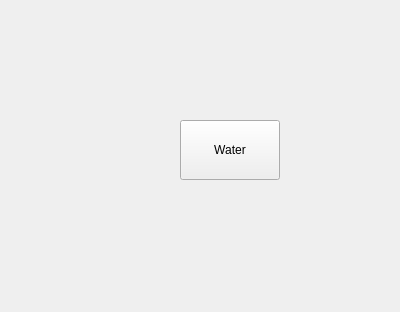
<?xml version="1.0" encoding="UTF-8"?>
<ui version="4.0">
 <class>Form</class>
 <widget class="QWidget" name="Form">
  <property name="geometry">
   <rect>
    <x>0</x>
    <y>0</y>
    <width>400</width>
    <height>312</height>
   </rect>
  </property>
  <property name="windowTitle">
   <string>Form</string>
  </property>
  <widget class="QPushButton" name="water_button">
   <property name="geometry">
    <rect>
     <x>180</x>
     <y>120</y>
     <width>100</width>
     <height>60</height>
    </rect>
   </property>
   <property name="text">
    <string>Water</string>
   </property>
  </widget>
 </widget>
 <resources/>
 <connections/>
</ui>
